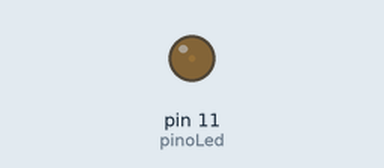
This sketch was run on a simulated Arduino Uno, built with avr-gcc and run on an emulated ATmega328P. Shown: output pins drawn as LEDs (lit = HIGH).

Above: at 0.05 s.
At 5.45 s:
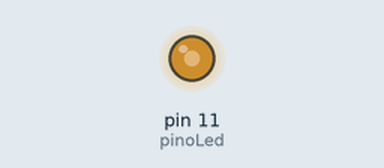
At 7.25 s:
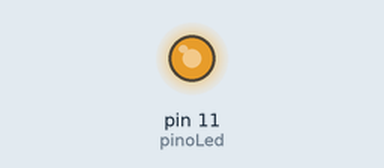
At 9.15 s:
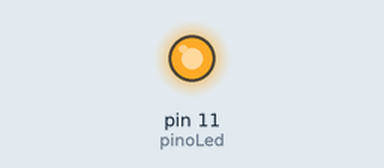
Timing chart, 0 to 11.9 s (numbered marks = the images above):
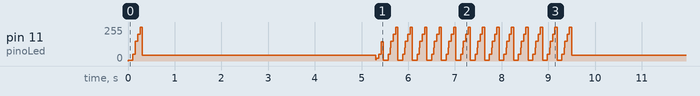

Measured:
- by itself, pin 11 (pinoLed): moves between 5/255 and 255/255, repeating every 9.2 s

The sketch:

sketch_may26a.ino
```cpp
// Projeto - Piscar LED
int pinoLed = 11;//Atribui o valor 9 a variável inteira ledPin, que irá representar o pino digital 9

void setup() {
    pinMode(pinoLed, OUTPUT);//Define ledPin (pino 9) como saída
}

void loop() {
    analogWrite(pinoLed, 5);
    delay(100);
    analogWrite(pinoLed, 50);
    delay(50);
    analogWrite(pinoLed, 100);
    delay(10);
    analogWrite(pinoLed, 150);
    delay(50);
    analogWrite(pinoLed, 200);
    delay(50);
    analogWrite(pinoLed, 255);
    delay(50);
    analogWrite(pinoLed, 300);
    delay(5000);
    analogWrite(pinoLed, 10);
    delay(10);
    analogWrite(pinoLed, 20);
    delay(50);
    analogWrite(pinoLed, 50);
    delay(50);
    analogWrite(pinoLed, 400);
    delay(50);
    analogWrite(pinoLed, 5);
    delay(100);
    analogWrite(pinoLed, 50);
    delay(50);
    analogWrite(pinoLed, 100);
    delay(10);
    analogWrite(pinoLed, 150);
    delay(50);
    analogWrite(pinoLed, 200);
    delay(50);
    analogWrite(pinoLed, 255);
    delay(50);
    analogWrite(pinoLed, 300);
    analogWrite(pinoLed, 5);
    delay(100);
    analogWrite(pinoLed, 50);
    delay(50);
    analogWrite(pinoLed, 100);
    delay(10);
    analogWrite(pinoLed, 150);
    delay(50);
    analogWrite(pinoLed, 200);
    delay(50);
    analogWrite(pinoLed, 255);
    delay(50);
    analogWrite(pinoLed, 300);
    analogWrite(pinoLed, 5);
    delay(100);
    analogWrite(pinoLed, 50);
    delay(50);
    analogWrite(pinoLed, 100);
    delay(10);
    analogWrite(pinoLed, 150);
    delay(50);
    analogWrite(pinoLed, 200);
    delay(50);
    analogWrite(pinoLed, 255);
    delay(50);
    analogWrite(pinoLed, 300);
    analogWrite(pinoLed, 5);
    delay(100);
    analogWrite(pinoLed, 50);
    delay(50);
    analogWrite(pinoLed, 100);
    delay(10);
    analogWrite(pinoLed, 150);
    delay(50);
    analogWrite(pinoLed, 200);
    delay(50);
    analogWrite(pinoLed, 255);
    delay(50);
    analogWrite(pinoLed, 300);
    analogWrite(pinoLed, 5);
    delay(100);
    analogWrite(pinoLed, 50);
    delay(50);
    analogWrite(pinoLed, 100);
    delay(10);
    analogWrite(pinoLed, 150);
    delay(50);
    analogWrite(pinoLed, 200);
    delay(50);
    analogWrite(pinoLed, 255);
    delay(50);
    analogWrite(pinoLed, 300);
    analogWrite(pinoLed, 5);
    delay(100);
    analogWrite(pinoLed, 50);
    delay(50);
    analogWrite(pinoLed, 100);
    delay(10);
    analogWrite(pinoLed, 150);
    delay(50);
    analogWrite(pinoLed, 200);
    delay(50);
    analogWrite(pinoLed, 255);
    delay(50);
    analogWrite(pinoLed, 300);
    analogWrite(pinoLed, 5);
    delay(100);
    analogWrite(pinoLed, 50);
    delay(50);
    analogWrite(pinoLed, 100);
    delay(10);
    analogWrite(pinoLed, 150);
    delay(50);
    analogWrite(pinoLed, 200);
    delay(50);
    analogWrite(pinoLed, 255);
    delay(50);
    analogWrite(pinoLed, 300);
    analogWrite(pinoLed, 5);
    delay(100);
    analogWrite(pinoLed, 50);
    delay(50);
    analogWrite(pinoLed, 100);
    delay(10);
    analogWrite(pinoLed, 150);
    delay(50);
    analogWrite(pinoLed, 200);
    delay(50);
    analogWrite(pinoLed, 255);
    delay(50);
    analogWrite(pinoLed, 300);
    analogWrite(pinoLed, 5);
    delay(100);
    analogWrite(pinoLed, 50);
    delay(50);
    analogWrite(pinoLed, 100);
    delay(10);
    analogWrite(pinoLed, 150);
    delay(50);
    analogWrite(pinoLed, 200);
    delay(50);
    analogWrite(pinoLed, 255);
    delay(50);
    analogWrite(pinoLed, 300);
    analogWrite(pinoLed, 5);
    delay(100);
    analogWrite(pinoLed, 50);
    delay(50);
    analogWrite(pinoLed, 100);
    delay(10);
    analogWrite(pinoLed, 150);
    delay(50);
    analogWrite(pinoLed, 200);
    delay(50);
    analogWrite(pinoLed, 255);
    delay(50);
    analogWrite(pinoLed, 300);
    analogWrite(pinoLed, 5);
    delay(100);
    analogWrite(pinoLed, 50);
    delay(50);
    analogWrite(pinoLed, 100);
    delay(10);
    analogWrite(pinoLed, 150);
    delay(50);
    analogWrite(pinoLed, 200);
    delay(50);
    analogWrite(pinoLed, 255);
    delay(50);
    analogWrite(pinoLed, 300);
    analogWrite(pinoLed, 5);
    delay(100);
    analogWrite(pinoLed, 50);
    delay(50);
    analogWrite(pinoLed, 100);
    delay(10);
    analogWrite(pinoLed, 150);
    delay(50);
    analogWrite(pinoLed, 200);
    delay(50);
    analogWrite(pinoLed, 255);
    delay(50);
    analogWrite(pinoLed, 300);

}
```
